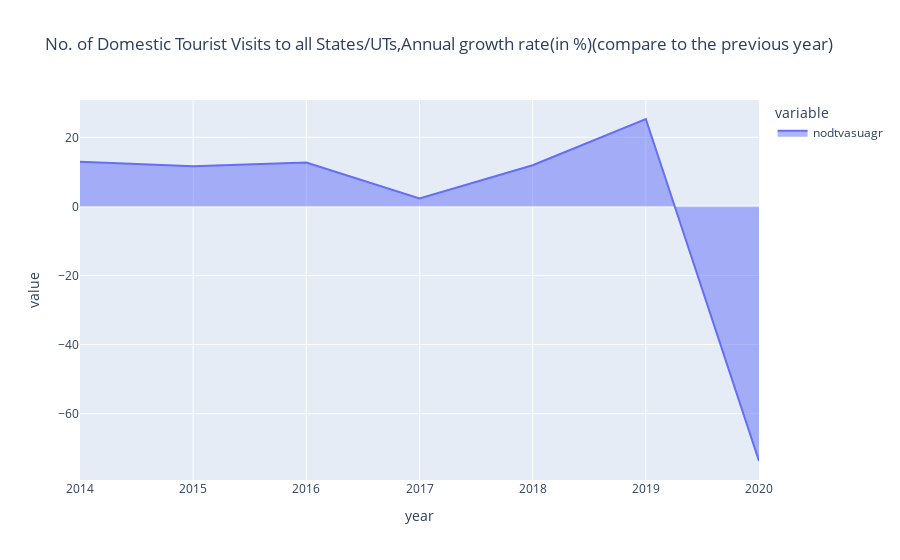

The cell this chart's notebook holds for it:
### Code cell
px.area(df,df.index,['nodtvasuagr'],title='No. of Domestic Tourist Visits to all States/UTs,Annual growth rate(in %)(compare to the previous year)')

### Figure 1 — Plotly figure (JSON) as saved in the notebook; plotly's stock layout.template omitted (floating-point values rounded to 4 significant figures)
{"data": [{"fillpattern": {"shape": ""}, "hovertemplate": "variable=nodtvasuagr<br>year=%{x}<br>value=%{y}<extra></extra>", "legendgroup": "nodtvasuagr", "line": {"color": "#636efa"}, "marker": {"symbol": "circle"}, "mode": "lines", "name": "nodtvasuagr", "orientation": "v", "showlegend": true, "stackgroup": "1", "type": "scatter", "x": [2014, 2015, 2016, 2017, 2018, 2019, 2020], "xaxis": "x", "y": [12.9, 11.6, 12.7, 2.3, 11.9, 25.3, -73.7], "yaxis": "y"}], "layout": {"legend": {"title": {"text": "variable"}, "tracegroupgap": 0}, "title": {"text": "No. of Domestic Tourist Visits to all States/UTs,Annual growth rate(in %)(compare to the previous year)"}, "xaxis": {"anchor": "y", "domain": [0, 1], "title": {"text": "year"}}, "yaxis": {"anchor": "x", "domain": [0, 1], "title": {"text": "value"}}}}
